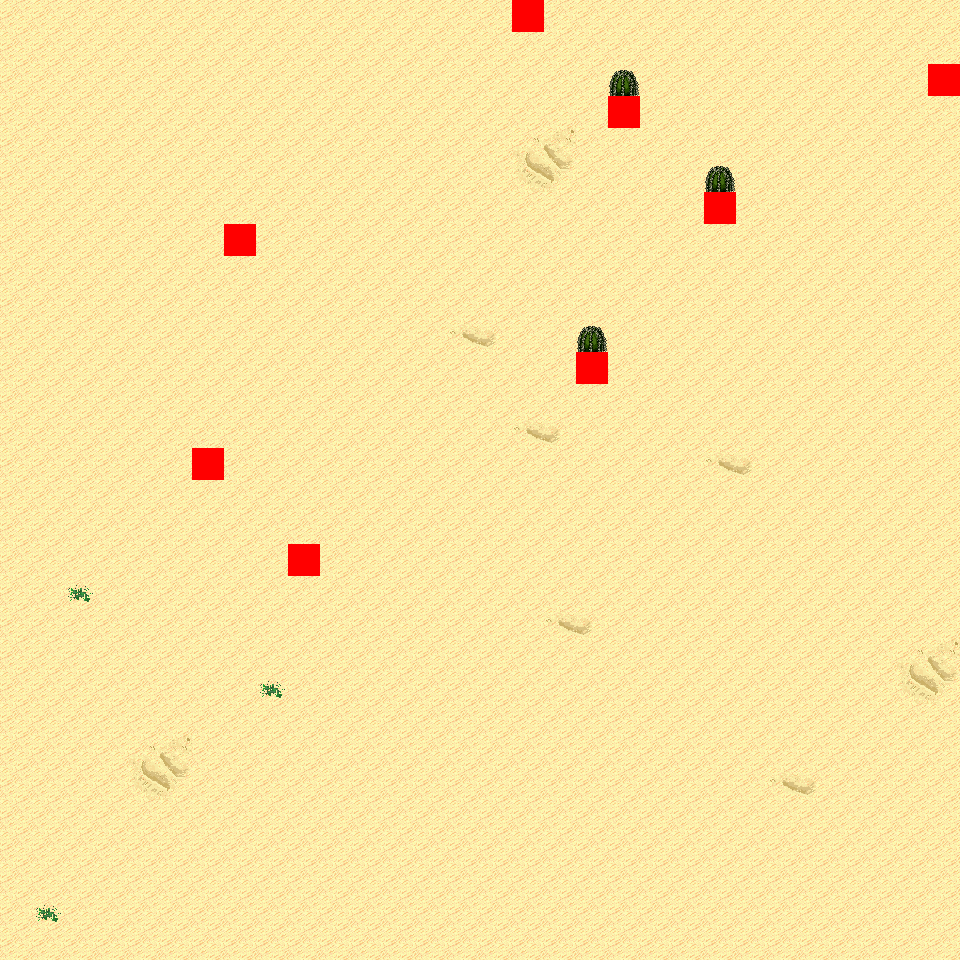

This is a level from a 2D game, rendered from its Tiled map with the project's own tilesets. A one-line summary and the map file follow, with tile-layer data summarised:
An orthogonal 30x30 tile map with 32x32 px tiles, 6 tile layers (Ground, Object, Object2, Above, ...), 15 tilesets and 6 objects (6x mapExit).

<map version="1.0" orientation="orthogonal" renderorder="right-down" width="30" height="30" tilewidth="32" tileheight="32" nextobjectid="7">
  <tileset firstgid="1" name="tileset_logic_collision" tilewidth="32" tileheight="32" tilecount="1" columns="1">
    <image source="../drawable/tileset_logic_collision.png" width="32" height="32" />
  </tileset>
  <tileset firstgid="2" name="tileset_ground_ground" tilewidth="32" tileheight="32" tilecount="33" columns="3">
    <image source="../drawable/tileset_ground_ground.png" width="96" height="352" />
  </tileset>
  <tileset firstgid="35" name="tileset_ground_ridge_earth_pale" tilewidth="32" tileheight="32" tilecount="96" columns="12">
    <image source="../drawable/tileset_ground_ridge_earth_pale.png" width="384" height="256" />
  </tileset>
  <tileset firstgid="131" name="tileset_ground_ridge_earth_dark" tilewidth="32" tileheight="32" tilecount="96" columns="12">
    <image source="../drawable/tileset_ground_ridge_earth_dark.png" width="384" height="256" />
  </tileset>
  <tileset firstgid="227" name="tileset_terrain_desert" tilewidth="32" tileheight="32" tilecount="88" columns="8">
    <image source="../drawable/tileset_terrain_desert.png" width="256" height="352" />
  </tileset>
  <tileset firstgid="315" name="tileset_ground_ladder_vertical_dark" tilewidth="32" tileheight="32" tilecount="3" columns="3">
    <image source="../drawable/tileset_ground_ladder_vertical_dark.png" width="96" height="32" />
  </tileset>
  <tileset firstgid="318" name="tileset_plant_tree_evergreen" tilewidth="32" tileheight="32" tilecount="36" columns="3">
    <image source="../drawable/tileset_plant_tree_evergreen.png" width="96" height="384" />
  </tileset>
  <tileset firstgid="354" name="tileset_plant_cactus" tilewidth="32" tileheight="32" tilecount="2" columns="1">
    <image source="../drawable/tileset_plant_cactus.png" width="32" height="64" />
  </tileset>
  <tileset firstgid="356" name="tileset_plant_cactus_2" tilewidth="32" tileheight="32" tilecount="10" columns="5">
    <image source="../drawable/tileset_plant_cactus_2.png" width="160" height="64" />
  </tileset>
  <tileset firstgid="366" name="tileset_ground_sand_2" tilewidth="32" tileheight="32" tilecount="15" columns="5">
    <image source="../drawable/tileset_ground_sand_2.png" width="160" height="96" />
  </tileset>
  <tileset firstgid="381" name="tileset_plant_tree_tree_darkgreen" tilewidth="32" tileheight="32" tilecount="88" columns="8">
    <image source="../drawable/tileset_plant_tree_tree_darkgreen.png" width="256" height="352" />
  </tileset>
  <tileset firstgid="469" name="tileset_ground_rock_pebbles" tilewidth="32" tileheight="32" tilecount="3" columns="1">
    <image source="../drawable/tileset_ground_rock_pebbles.png" width="32" height="96" />
  </tileset>
  <tileset firstgid="472" name="tileset_plant_star_shaped_plants" tilewidth="32" tileheight="32" tilecount="6" columns="2">
    <image source="../drawable/tileset_plant_star_shaped_plants.png" width="64" height="96" />
  </tileset>
  <tileset firstgid="478" name="tileset_plant_stump_small_stump" tilewidth="32" tileheight="32" tilecount="4" columns="2">
    <image source="../drawable/tileset_plant_stump_small_stump.png" width="64" height="64" />
  </tileset>
  <tileset firstgid="482" name="tileset_plant_round_cactuses" tilewidth="32" tileheight="32" tilecount="20" columns="10">
    <image source="../drawable/tileset_plant_round_cactuses.png" width="320" height="64" />
  </tileset>
  <layer name="Ground" width="30" height="30">
    <data>[900 cells, 900 non-empty, 9 distinct tile ids]</data>
  </layer>
  <layer name="Object" width="30" height="30">
    <data>[900 cells, 6 non-empty, 3 distinct tile ids]</data>
  </layer>
  <layer name="Object2" width="30" height="30">
    <data>[900 cells, 0 non-empty, 0 distinct tile ids]</data>
  </layer>
  <layer name="Above" width="30" height="30">
    <data>[900 cells, 3 non-empty, 1 distinct tile ids]</data>
  </layer>
  <layer name="Above2" width="30" height="30">
    <data>[900 cells, 0 non-empty, 0 distinct tile ids]</data>
  </layer>
  <layer name="Walkable" width="30" height="30">
    <data>[900 cells, 8 non-empty, 1 distinct tile ids]</data>
  </layer>
  <objectgroup name="MapEvents">
    <object id="1" name="north" type="mapExit" x="0" y="0" width="512" height="32">
      <properties>
        <property name="map" value="level_0_x37_y95" />
        <property name="x" value="0" />
        <property name="y" value="28" />
      </properties>
    </object>
    <object id="2" name="north2" type="mapExit" x="544" y="0" width="416" height="32">
      <properties>
        <property name="map" value="level_0_x37_y95" />
        <property name="x" value="17" />
        <property name="y" value="28" />
      </properties>
    </object>
    <object id="3" name="south" type="mapExit" x="0" y="928" width="960" height="32">
      <properties>
        <property name="map" value="level_0_x37_y97" />
        <property name="x" value="0" />
        <property name="y" value="1" />
      </properties>
    </object>
    <object id="4" name="west" type="mapExit" x="0" y="0" width="32" height="960">
      <properties>
        <property name="map" value="level_0_x36_y96" />
        <property name="x" value="28" />
        <property name="y" value="0" />
      </properties>
    </object>
    <object id="5" name="east" type="mapExit" x="928" y="0" width="32" height="64">
      <properties>
        <property name="map" value="level_0_x38_y96" />
        <property name="x" value="1" />
        <property name="y" value="0" />
      </properties>
    </object>
    <object id="6" name="east2" type="mapExit" x="928" y="96" width="32" height="864">
      <properties>
        <property name="map" value="level_0_x38_y96" />
        <property name="x" value="1" />
        <property name="y" value="3" />
      </properties>
    </object>
  </objectgroup>
</map>
